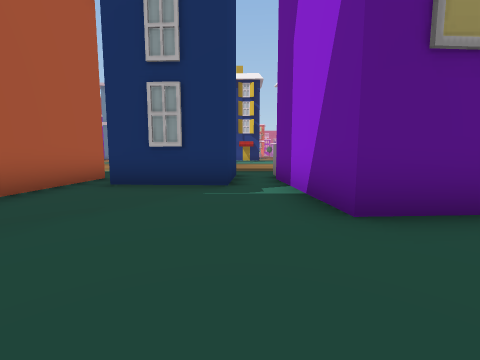
view 1 (above)

17 first-person views from a walk through a 3-D level made in the Unity game engine. The camera is 1.3 m above the floor, tilts 6° down and sees 90° across. The floor is counted in squares, 2 m on a side. Each view is taken from the middle of a square. On the plan, view 1 faces up. The plan holds only what a view shows up to about 9 squares ahead; the rest is blank. The place goes on beyond the plan. The player is left out. Some animated figures are not drawn.

view 2
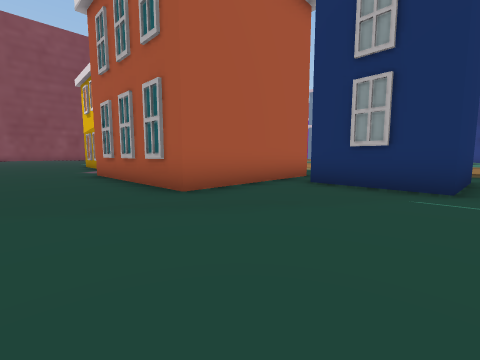

view 3
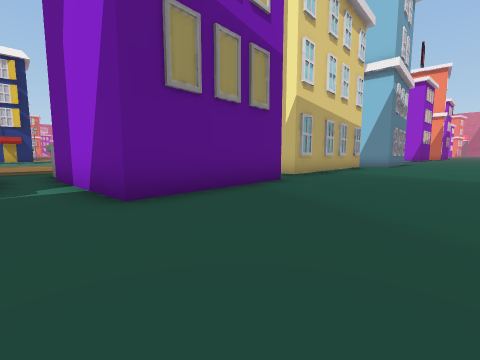

view 4
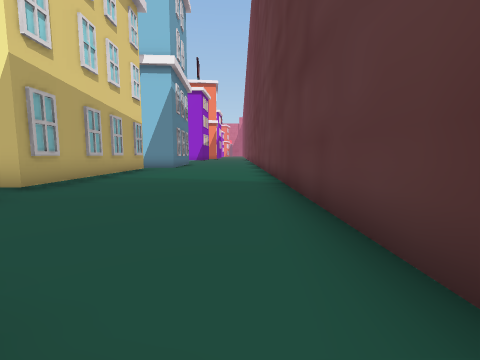

view 5
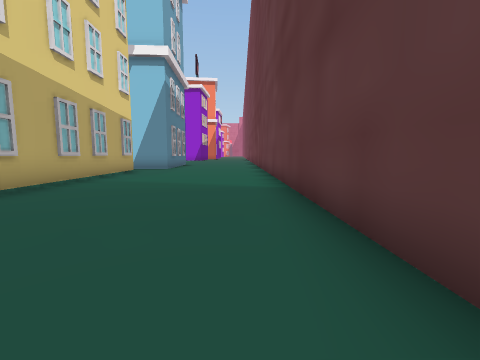

view 6
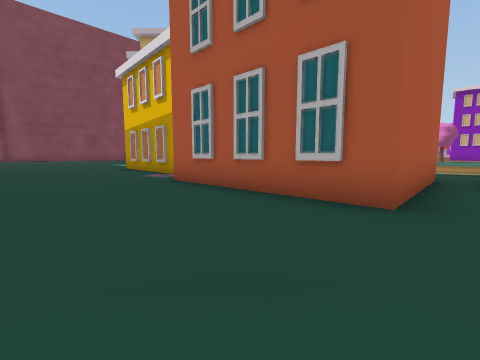

view 7
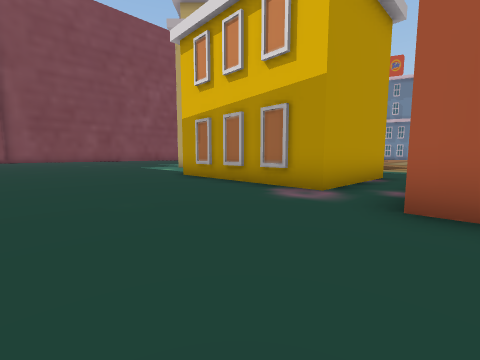

view 8
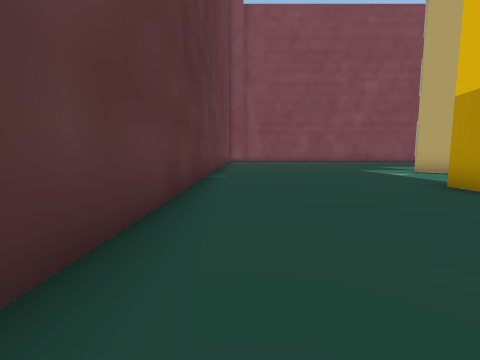

view 9
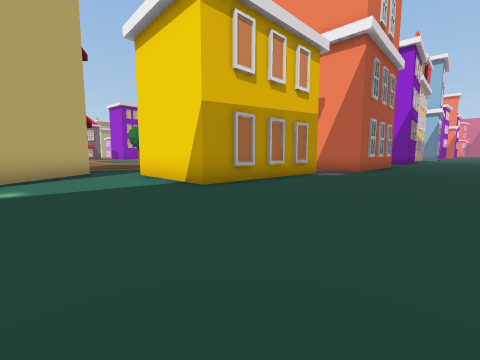

view 10
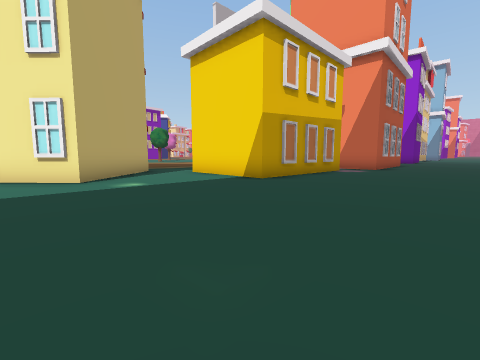

view 11
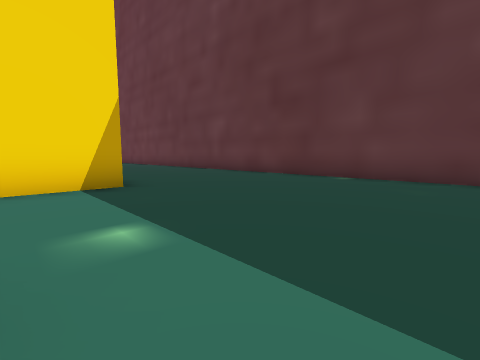

view 12
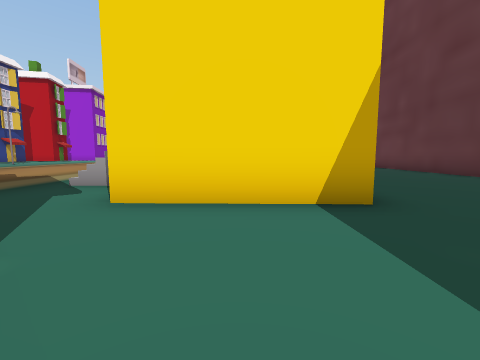

view 13
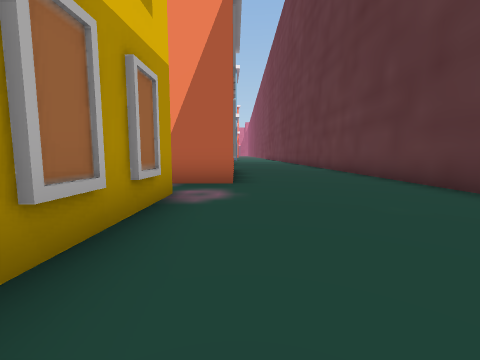

view 14
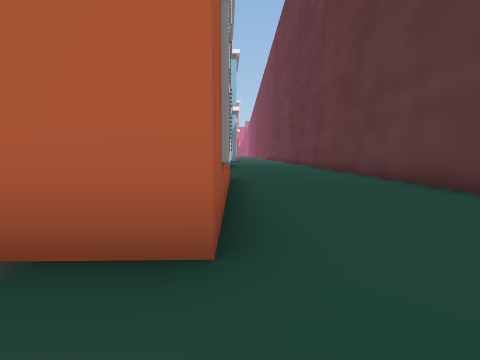

view 15
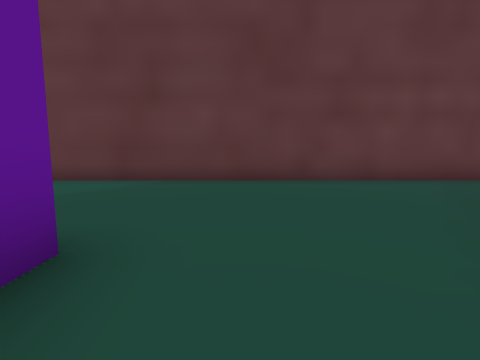

view 16
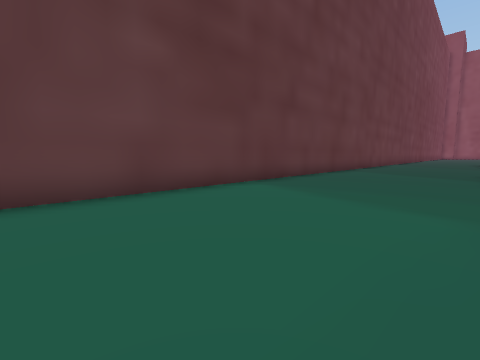

view 17
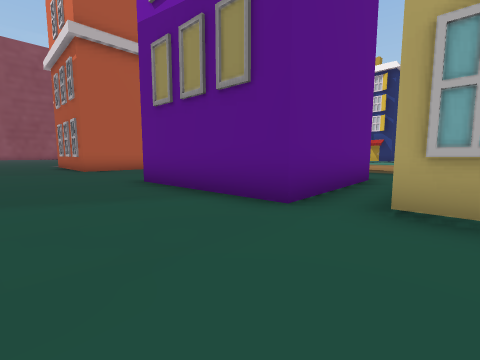

### Floor plan
Key: @ floor where view 1 was taken; # wall or solid block; x gap in a wall; . floor; B building; T thing the floor can be seen under or through.
Columns run from 20 left of view 1 to 12 right of it. Each row starts with its distance up from view 1.
 13           ..
 12          ...
 11         ....    ..  ..
 10        ....     ..  ..  ..
  9     ..... .     ..  ..  ..
  8    ##..B  .     ..  ..BB .
  7 ####.. B  ..B BB..  T#   .
  6 .##..#    #.    #x  T#   #
  5 .....#    #.    #.#BT#   #.
  4 .....##   #.#   #....#   #.
  3 ......#####.#  ##....#####.######
  2 ............####.................
  1 .................................
  0 ....................@............
 -1 .................................
 -2 #################################

Positions as (right, up) in squares from view 1, and headings:
1: (0, 0), facing up
2: (0, 0), facing up-left
3: (0, -1), facing up-right
4: (2, -1), facing right
5: (3, -1), facing right
6: (-3, -1), facing up-left
7: (-8, -1), facing up-left
8: (-10, -1), facing left
9: (-18, -1), facing up-right
10: (-20, -1), facing up-right
11: (-20, 5), facing down-right
12: (-18, 5), facing right
13: (-14, 2), facing right
14: (-10, 2), facing right
15: (0, 4), facing down
16: (12, 2), facing down-left
17: (7, 0), facing up-left
